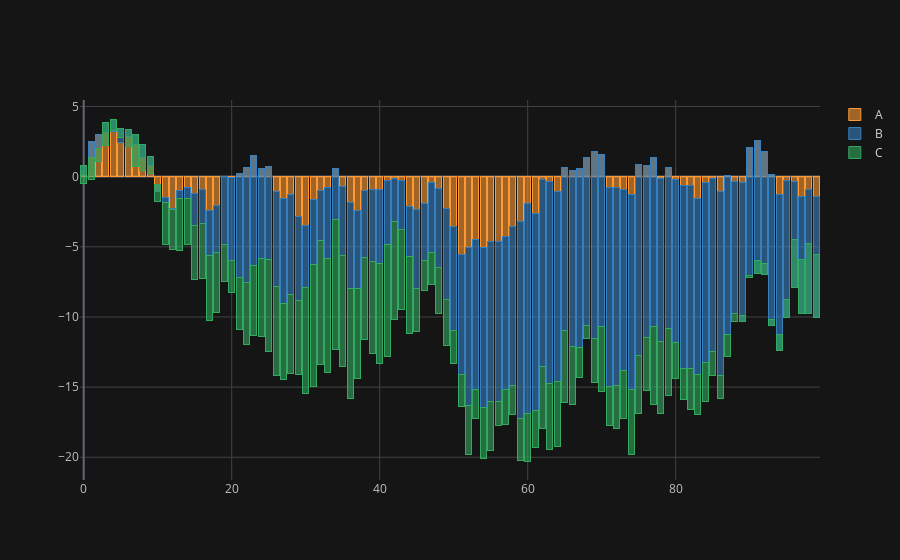

The code cell stored with this chart in its notebook:
### Code cell
df.iplot(kind='bar', barmode='stack')
